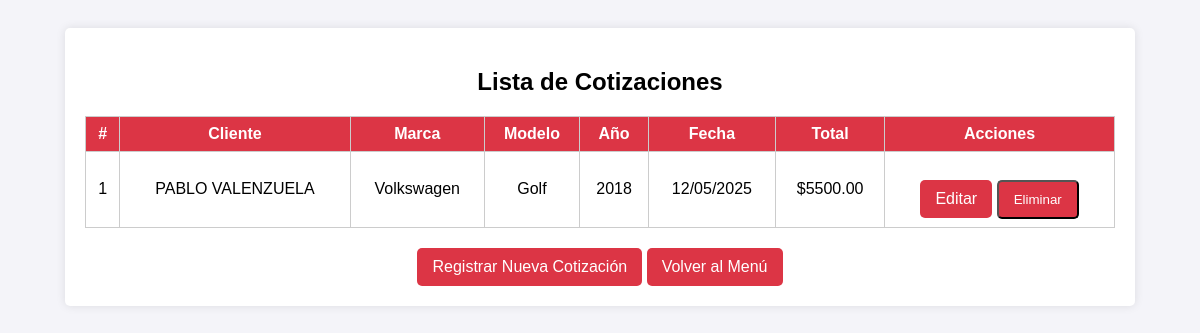
Before: /crm/cotizaciones/ with the older database file.
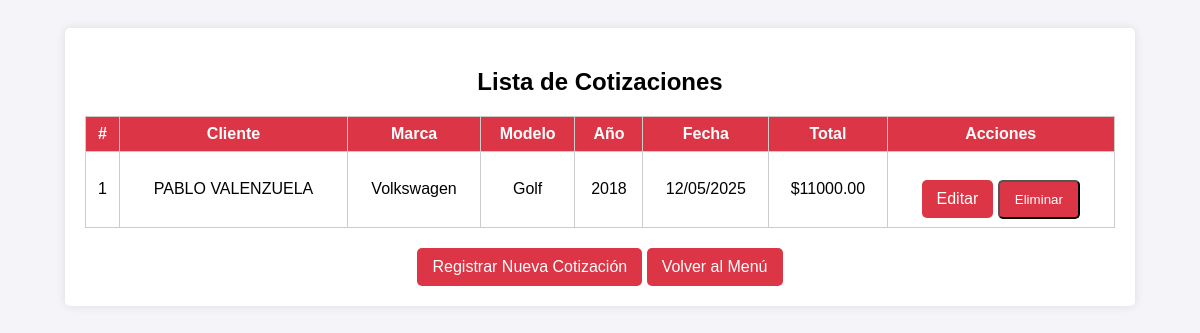
After: the same page with the newer database file.
### crm/models.py (models this page shows, shortened)
class Cotizacion(models.Model):
    cliente = models.ForeignKey('Cliente', on_delete=models.CASCADE)
    fecha = models.DateField(default=date.today)
    numero_cotizacion = models.PositiveIntegerField(unique=True)
    marca = models.CharField(max_length=50)
    modelo = models.CharField(max_length=50)
    anio = models.IntegerField()
    total_general = models.DecimalField(max_digits=10, decimal_places=2, default=0.00)

class Cliente(models.Model):
    nombre = models.CharField(max_length=100)
    apellido = models.CharField(max_length=100)
    telefono = models.CharField(
        max_length=12,
        validators=[RegexValidator(r'^\d{3}-\d{3}-\d{4}$', message="Formato de teléfono inválido (XXX-XXX-XXXX).")]
    )
    email = models.EmailField(blank = True, null = True)
    def __str__(self):
        return f"{self.nombre} {self.apellido}"

### crm/views.py (the view)
# urls.py: path('cotizaciones/', views.listar_cotizaciones, name='listar_cotizaciones'),
def listar_cotizaciones(request):
    cotizaciones = Cotizacion.objects.all().order_by('-fecha', '-numero_cotizacion')
    return render(request, 'crm/listar_cotizaciones.html', {'cotizaciones': cotizaciones})

### crm/templates/crm/listar_cotizaciones.html (shortened to what this page needs)
<!DOCTYPE html>
<html lang="es">
<head>
</head>
<body>
    <div class="container">
        <h2>Lista de Cotizaciones</h2>
        <table>
            <tr>
                <th>#</th>
                <th>Cliente</th>
                <th>Marca</th>
                <th>Modelo</th>
                <th>Año</th>
                <th>Fecha</th>
                <th>Total</th>
                <th>Acciones</th>
            </tr>
            {% for c in cotizaciones %}
            <tr>
                <td>{{ c.numero_cotizacion }}</td>
                <td>{{ c.cliente }}</td>
                <td>{{ c.marca }}</td>
                <td>{{ c.modelo }}</td>
                <td>{{ c.anio }}</td>
                <td>{{ c.fecha|date:"d/m/Y" }}</td>
                <td>${{ c.total_general }}</td>
                <td>
                    <a href="{% url 'editar_cotizacion' c.id %}">Editar</a>
                    <form method="post" action="{% url 'eliminar_cotizacion' c.id %}" onsubmit="return confirm('¿Eliminar esta cotización?');">
                        <button type="submit">Eliminar</button>
                    </form>
                </td>
            </tr>
            {% empty %}
            <tr><td colspan="8">No hay cotizaciones registradas.</td></tr>
            {% endfor %}
        </table>
        <a href="{% url 'registrar_cotizacion' %}">Registrar Nueva Cotización</a>
        <a href="{% url 'menu_principal' %}">Volver al Menú</a>
    </div>
</body>
</html>

Changed rows visible on the page:
changed Cotizacion "Volkswagen": total_general "5500.00" → "11000.00"
